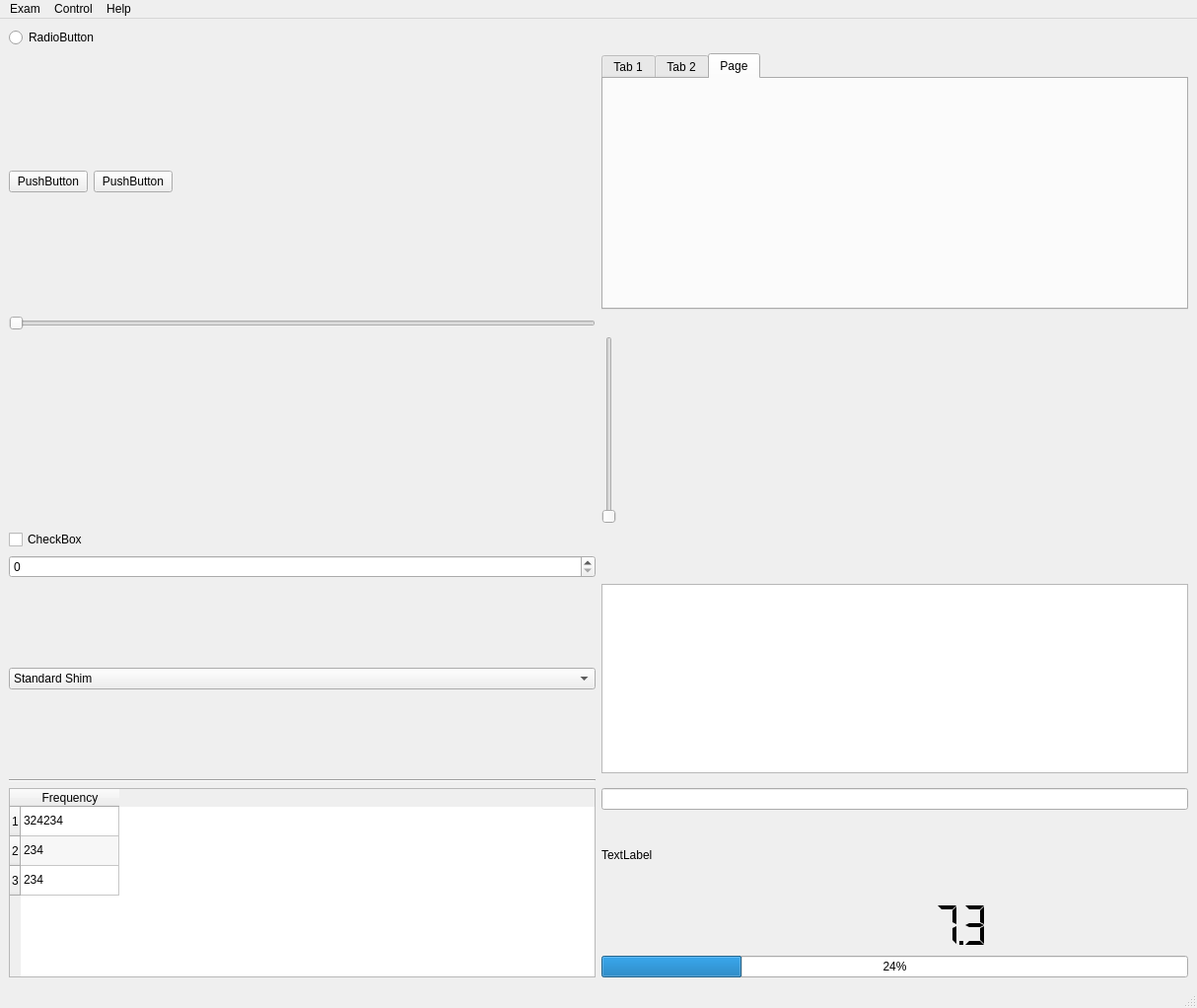
<?xml version="1.0" encoding="UTF-8"?>
<ui version="4.0">
 <class>MainWindow</class>
 <widget class="QMainWindow" name="MainWindow">
  <property name="geometry">
   <rect>
    <x>0</x>
    <y>0</y>
    <width>1214</width>
    <height>1022</height>
   </rect>
  </property>
  <property name="windowTitle">
   <string>MainWindow</string>
  </property>
  <widget class="QWidget" name="centralwidget">
   <layout class="QGridLayout" name="gridLayout">
    <item row="0" column="0">
     <widget class="QRadioButton" name="radioButton">
      <property name="text">
       <string>RadioButton</string>
      </property>
     </widget>
    </item>
    <item row="1" column="0">
     <layout class="QHBoxLayout" name="horizontalLayout">
      <item>
       <widget class="QPushButton" name="pushButton_2">
        <property name="text">
         <string>PushButton</string>
        </property>
       </widget>
      </item>
      <item>
       <widget class="QPushButton" name="pushButton">
        <property name="text">
         <string>PushButton</string>
        </property>
       </widget>
      </item>
      <item>
       <spacer name="horizontalSpacer">
        <property name="orientation">
         <enum>Qt::Horizontal</enum>
        </property>
        <property name="sizeHint" stdset="0">
         <size>
          <width>40</width>
          <height>20</height>
         </size>
        </property>
       </spacer>
      </item>
     </layout>
    </item>
    <item row="1" column="1">
     <widget class="QTabWidget" name="tabWidget">
      <property name="currentIndex">
       <number>2</number>
      </property>
      <widget class="QWidget" name="tab">
       <attribute name="title">
        <string>Tab 1</string>
       </attribute>
       <layout class="QVBoxLayout" name="verticalLayout"/>
      </widget>
      <widget class="QWidget" name="tab_2">
       <attribute name="title">
        <string>Tab 2</string>
       </attribute>
       <layout class="QVBoxLayout" name="verticalLayout_2">
        <item>
         <widget class="QLabel" name="label_2">
          <property name="text">
           <string>TextLabel</string>
          </property>
         </widget>
        </item>
        <item>
         <widget class="QPlainTextEdit" name="plainTextEdit"/>
        </item>
       </layout>
      </widget>
      <widget class="QWidget" name="tab_3">
       <attribute name="title">
        <string>Page</string>
       </attribute>
       <layout class="QGridLayout" name="gridLayout_2">
        <item row="0" column="0">
         <widget class="QLabel" name="label_3">
          <property name="maximumSize">
           <size>
            <width>200</width>
            <height>48</height>
           </size>
          </property>
          <property name="text">
           <string/>
          </property>
          <property name="textFormat">
           <enum>Qt::AutoText</enum>
          </property>
          <property name="pixmap">
           <pixmap>../assets/mri4all_logo.png</pixmap>
          </property>
          <property name="scaledContents">
           <bool>true</bool>
          </property>
          <property name="alignment">
           <set>Qt::AlignCenter</set>
          </property>
         </widget>
        </item>
       </layout>
      </widget>
     </widget>
    </item>
    <item row="2" column="0">
     <widget class="QSlider" name="horizontalSlider">
      <property name="orientation">
       <enum>Qt::Horizontal</enum>
      </property>
     </widget>
    </item>
    <item row="3" column="1">
     <widget class="QSlider" name="verticalSlider">
      <property name="orientation">
       <enum>Qt::Vertical</enum>
      </property>
     </widget>
    </item>
    <item row="4" column="0">
     <widget class="QCheckBox" name="checkBox">
      <property name="text">
       <string>CheckBox</string>
      </property>
     </widget>
    </item>
    <item row="5" column="0">
     <widget class="QSpinBox" name="spinBox"/>
    </item>
    <item row="6" column="1">
     <widget class="QTextEdit" name="textEdit"/>
    </item>
    <item row="7" column="0">
     <widget class="Line" name="line">
      <property name="orientation">
       <enum>Qt::Horizontal</enum>
      </property>
     </widget>
    </item>
    <item row="8" column="0" rowspan="4">
     <widget class="QTableWidget" name="tableWidget">
      <property name="alternatingRowColors">
       <bool>true</bool>
      </property>
      <property name="showGrid">
       <bool>true</bool>
      </property>
      <row>
       <property name="text">
        <string>1</string>
       </property>
      </row>
      <row>
       <property name="text">
        <string>2</string>
       </property>
      </row>
      <row>
       <property name="text">
        <string>3</string>
       </property>
      </row>
      <column>
       <property name="text">
        <string>Frequency</string>
       </property>
      </column>
      <item row="0" column="0">
       <property name="text">
        <string>324234</string>
       </property>
      </item>
      <item row="1" column="0">
       <property name="text">
        <string>234</string>
       </property>
      </item>
      <item row="2" column="0">
       <property name="text">
        <string>234</string>
       </property>
      </item>
     </widget>
    </item>
    <item row="8" column="1">
     <widget class="QLineEdit" name="lineEdit"/>
    </item>
    <item row="9" column="1">
     <widget class="QLabel" name="label">
      <property name="text">
       <string>TextLabel</string>
      </property>
     </widget>
    </item>
    <item row="10" column="1">
     <widget class="QLCDNumber" name="lcdNumber">
      <property name="maximumSize">
       <size>
        <width>16777215</width>
        <height>50</height>
       </size>
      </property>
      <property name="frameShape">
       <enum>QFrame::NoFrame</enum>
      </property>
      <property name="midLineWidth">
       <number>-1</number>
      </property>
      <property name="smallDecimalPoint">
       <bool>true</bool>
      </property>
      <property name="digitCount">
       <number>7</number>
      </property>
      <property name="mode">
       <enum>QLCDNumber::Dec</enum>
      </property>
      <property name="segmentStyle">
       <enum>QLCDNumber::Flat</enum>
      </property>
      <property name="value" stdset="0">
       <double>7.300000000000000</double>
      </property>
     </widget>
    </item>
    <item row="11" column="1">
     <widget class="QProgressBar" name="progressBar">
      <property name="value">
       <number>24</number>
      </property>
     </widget>
    </item>
    <item row="6" column="0">
     <widget class="QComboBox" name="comboBox">
      <item>
       <property name="text">
        <string>Standard Shim</string>
       </property>
      </item>
      <item>
       <property name="text">
        <string>Advanced Shim</string>
       </property>
      </item>
     </widget>
    </item>
   </layout>
  </widget>
  <widget class="QMenuBar" name="menubar">
   <property name="geometry">
    <rect>
     <x>0</x>
     <y>0</y>
     <width>1214</width>
     <height>26</height>
    </rect>
   </property>
   <widget class="QMenu" name="menuExam">
    <property name="title">
     <string>Exam</string>
    </property>
   </widget>
   <widget class="QMenu" name="menuHelp">
    <property name="title">
     <string>Help</string>
    </property>
    <addaction name="actionAbout"/>
   </widget>
   <widget class="QMenu" name="menuControl">
    <property name="title">
     <string>Control</string>
    </property>
    <addaction name="actionShutdown"/>
   </widget>
   <addaction name="menuExam"/>
   <addaction name="menuControl"/>
   <addaction name="menuHelp"/>
  </widget>
  <widget class="QStatusBar" name="statusbar"/>
  <action name="actionAbout">
   <property name="text">
    <string>About...</string>
   </property>
  </action>
  <action name="actionShutdown">
   <property name="text">
    <string>Shutdown...</string>
   </property>
  </action>
 </widget>
 <resources/>
 <connections/>
</ui>
